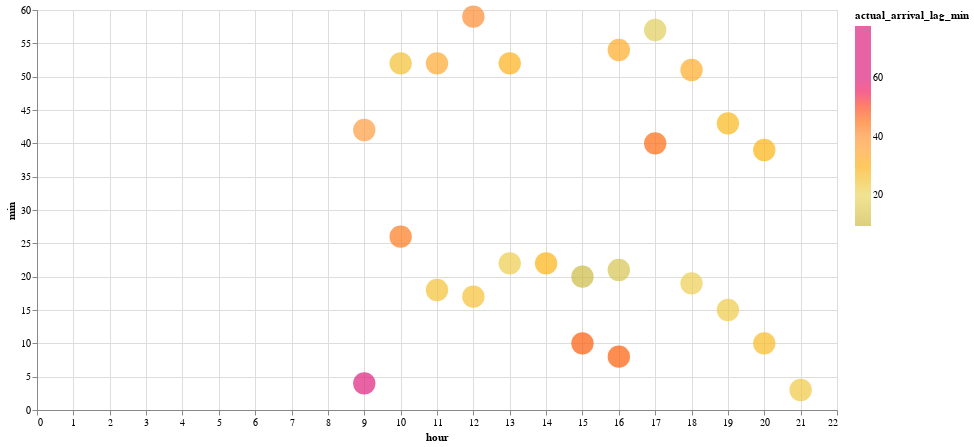

The cell this chart's notebook holds for it:
### Code cell
test5= compare_approaches(
    stop_id="3288014",
    organization_name="City of Thousand Oaks",
    route_id="3402",
    stop_sequence = 16
)

### Figure 1 — Vega-Lite specification as saved in the notebook (floating-point values rounded to 4 significant figures)
{"config": {"view": {"continuousWidth": 300, "continuousHeight": 300}}, "data": {"name": "data-00cb79264e7e9df6b84cf1f51fe88ff4"}, "mark": {"type": "circle", "size": 500}, "encoding": {"color": {"field": "actual_arrival_lag_min", "scale": {"range": ["#ccbb44", "#e9d868", "#fcb40e", "#ff9c42", "#fc5c04", "#dd217d", "#dd217d", "#dd217d"]}, "type": "quantitative"}, "tooltip": [{"field": "hour", "type": "quantitative"}, {"field": "min", "type": "quantitative"}, {"field": "actual_arrival_lag_min", "type": "quantitative"}], "x": {"field": "hour", "type": "quantitative"}, "y": {"field": "min", "type": "quantitative"}}, "height": 400, "width": 800, "$schema": "https://vega.github.io/schema/vega-lite/v5.17.0.json", "datasets": {"data-00cb79264e7e9df6b84cf1f51fe88ff4": [{"stop_id": "3288014", "stop_sequence": 16, "scheduled_arrival_sec": 27660.0, "schedule_gtfs_dataset_key": "1770249a5a2e770ca90628434d4934b1", "trip_instance_key": "99187af2c19cae6b8c3e04d9e9f11970", "rt_arrival_sec": 27984, "route_id": "3402", "shape_array_key": "e15098a36704dc44bb9c92ece10436a4", "route_long_name": "Route 11", "direction_id": 0.0, "organization_name": "City of Thousand Oaks", "caltrans_district": "07 - Los Angeles", "service_date": "2024-05-22T00:00:00", "route_type": "Bus", "feed_key": "926867fdee73d5fbfe4f011871bcd830", "converted_schd_arrival": "2024-05-22T07:41:00", "converted_rt_arrival": "2024-05-22T07:46:24", "delay_min": 5.4, "actual_arrival_lag_min": null, "scheduled_arrival_lag_min": null, "hour": 7, "min": 46}, {"stop_id": "3288014", "stop_sequence": 16, "scheduled_arrival_sec": 32520.0, "schedule_gtfs_dataset_key": "1770249a5a2e770ca90628434d4934b1", "trip_instance_key": "6b1b409f790260f87a418e395ff10c12", "rt_arrival_sec": 32642, "route_id": "3402", "shape_array_key": "e15098a36704dc44bb9c92ece10436a4", "route_long_name": "Route 11", "direction_id": 0.0, "organization_name": "City of Thousand Oaks", "caltrans_district": "07 - Los Angeles", "service_date": "2024-05-22T00:00:00", "route_type": "Bus", "feed_key": "926867fdee73d5fbfe4f011871bcd830", "converted_schd_arrival": "2024-05-22T09:02:00", "converted_rt_arrival": "2024-05-22T09:04:02", "delay_min": 2.033, "actual_arrival_lag_min": 77.63, "scheduled_arrival_lag_min": 81.0, "hour": 9, "min": 4}, {"stop_id": "3288014", "stop_sequence": 16, "scheduled_arrival_sec": 34980.0, "schedule_gtfs_dataset_key": "1770249a5a2e770ca90628434d4934b1", "trip_instance_key": "e18814c62c1822f7a85dbd0f06d2e030", "rt_arrival_sec": 34954, "route_id": "3402", "shape_array_key": "e15098a36704dc44bb9c92ece10436a4", "route_long_name": "Route 11", "direction_id": 0.0, "organization_name": "City of Thousand Oaks", "caltrans_district": "07 - Los Angeles", "service_date": "2024-05-22T00:00:00", "route_type": "Bus", "feed_key": "926867fdee73d5fbfe4f011871bcd830", "converted_schd_arrival": "2024-05-22T09:43:00", "converted_rt_arrival": "2024-05-22T09:42:34", "delay_min": -0.4333, "actual_arrival_lag_min": 38.53, "scheduled_arrival_lag_min": 41.0, "hour": 9, "min": 42}, {"stop_id": "3288014", "stop_sequence": 16, "scheduled_arrival_sec": 37380.0, "schedule_gtfs_dataset_key": "1770249a5a2e770ca90628434d4934b1", "trip_instance_key": "71074c1eb999b0c6ce92acaff6dd7cba", "rt_arrival_sec": 37619, "route_id": "3402", "shape_array_key": "e15098a36704dc44bb9c92ece10436a4", "route_long_name": "Route 11", "direction_id": 0.0, "organization_name": "City of Thousand Oaks", "caltrans_district": "07 - Los Angeles", "service_date": "2024-05-22T00:00:00", "route_type": "Bus", "feed_key": "926867fdee73d5fbfe4f011871bcd830", "converted_schd_arrival": "2024-05-22T10:23:00", "converted_rt_arrival": "2024-05-22T10:26:59", "delay_min": 3.983, "actual_arrival_lag_min": 44.42, "scheduled_arrival_lag_min": 40.0, "hour": 10, "min": 26}, {"stop_id": "3288014", "stop_sequence": 16, "scheduled_arrival_sec": 39180.0, "schedule_gtfs_dataset_key": "1770249a5a2e770ca90628434d4934b1", "trip_instance_key": "262d176132a0a7a88e3c3ccbf78e44f2", "rt_arrival_sec": 39170, "route_id": "3402", "shape_array_key": "e15098a36704dc44bb9c92ece10436a4", "route_long_name": "Route 11", "direction_id": 0.0, "organization_name": "City of Thousand Oaks", "caltrans_district": "07 - Los Angeles", "service_date": "2024-05-22T00:00:00", "route_type": "Bus", "feed_key": "926867fdee73d5fbfe4f011871bcd830", "converted_schd_arrival": "2024-05-22T10:53:00", "converted_rt_arrival": "2024-05-22T10:52:50", "delay_min": -0.1667, "actual_arrival_lag_min": 25.85, "scheduled_arrival_lag_min": 30.0, "hour": 10, "min": 52}, {"stop_id": "3288014", "stop_sequence": 16, "scheduled_arrival_sec": 40740.0, "schedule_gtfs_dataset_key": "1770249a5a2e770ca90628434d4934b1", "trip_instance_key": "1eeb6073ddc8d233b75efc2335eae489", "rt_arrival_sec": 40712, "route_id": "3402", "shape_array_key": "e15098a36704dc44bb9c92ece10436a4", "route_long_name": "Route 11", "direction_id": 0.0, "organization_name": "City of Thousand Oaks", "caltrans_district": "07 - Los Angeles", "service_date": "2024-05-22T00:00:00", "route_type": "Bus", "feed_key": "926867fdee73d5fbfe4f011871bcd830", "converted_schd_arrival": "2024-05-22T11:19:00", "converted_rt_arrival": "2024-05-22T11:18:32", "delay_min": -0.4667, "actual_arrival_lag_min": 25.7, "scheduled_arrival_lag_min": 26.0, "hour": 11, "min": 18}, {"stop_id": "3288014", "stop_sequence": 16, "scheduled_arrival_sec": 42540.0, "schedule_gtfs_dataset_key": "1770249a5a2e770ca90628434d4934b1", "trip_instance_key": "eef8d16110dbd54ed272d1e702923a0c", "rt_arrival_sec": 42726, "route_id": "3402", "shape_array_key": "e15098a36704dc44bb9c92ece10436a4", "route_long_name": "Route 11", "direction_id": 0.0, "organization_name": "City of Thousand Oaks", "caltrans_district": "07 - Los Angeles", "service_date": "2024-05-22T00:00:00", "route_type": "Bus", "feed_key": "926867fdee73d5fbfe4f011871bcd830", "converted_schd_arrival": "2024-05-22T11:49:00", "converted_rt_arrival": "2024-05-22T11:52:06", "delay_min": 3.1, "actual_arrival_lag_min": 33.57, "scheduled_arrival_lag_min": 30.0, "hour": 11, "min": 52}, {"stop_id": "3288014", "stop_sequence": 16, "scheduled_arrival_sec": 44400.0, "schedule_gtfs_dataset_key": "1770249a5a2e770ca90628434d4934b1", "trip_instance_key": "17ec8a730578a011706eb4340b1714b2", "rt_arrival_sec": 44279, "route_id": "3402", "shape_array_key": "e15098a36704dc44bb9c92ece10436a4", "route_long_name": "Route 11", "direction_id": 0.0, "organization_name": "City of Thousand Oaks", "caltrans_district": "07 - Los Angeles", "service_date": "2024-05-22T00:00:00", "route_type": "Bus", "feed_key": "926867fdee73d5fbfe4f011871bcd830", "converted_schd_arrival": "2024-05-22T12:20:00", "converted_rt_arrival": "2024-05-22T12:17:59", "delay_min": -2.017, "actual_arrival_lag_min": 25.88, "scheduled_arrival_lag_min": 31.0, "hour": 12, "min": 17}, {"stop_id": "3288014", "stop_sequence": 16, "scheduled_arrival_sec": 46500.0, "schedule_gtfs_dataset_key": "1770249a5a2e770ca90628434d4934b1", "trip_instance_key": "526cd3e83a2ce6fd0cd0ba00ca114a99", "rt_arrival_sec": 46782, "route_id": "3402", "shape_array_key": "e15098a36704dc44bb9c92ece10436a4", "route_long_name": "Route 11", "direction_id": 0.0, "organization_name": "City of Thousand Oaks", "caltrans_district": "07 - Los Angeles", "service_date": "2024-05-22T00:00:00", "route_type": "Bus", "feed_key": "926867fdee73d5fbfe4f011871bcd830", "converted_schd_arrival": "2024-05-22T12:55:00", "converted_rt_arrival": "2024-05-22T12:59:42", "delay_min": 4.7, "actual_arrival_lag_min": 41.72, "scheduled_arrival_lag_min": 35.0, "hour": 12, "min": 59}, {"stop_id": "3288014", "stop_sequence": 16, "scheduled_arrival_sec": 48000.0, "schedule_gtfs_dataset_key": "1770249a5a2e770ca90628434d4934b1", "trip_instance_key": "4221cf0c15c464da48048e9b50d2cca8", "rt_arrival_sec": 48152, "route_id": "3402", "shape_array_key": "e15098a36704dc44bb9c92ece10436a4", "route_long_name": "Route 11", "direction_id": 0.0, "organization_name": "City of Thousand Oaks", "caltrans_district": "07 - Los Angeles", "service_date": "2024-05-22T00:00:00", "route_type": "Bus", "feed_key": "926867fdee73d5fbfe4f011871bcd830", "converted_schd_arrival": "2024-05-22T13:20:00", "converted_rt_arrival": "2024-05-22T13:22:32", "delay_min": 2.533, "actual_arrival_lag_min": 22.83, "scheduled_arrival_lag_min": 25.0, "hour": 13, "min": 22}, {"stop_id": "3288014", "stop_sequence": 16, "scheduled_arrival_sec": 49800.0, "schedule_gtfs_dataset_key": "1770249a5a2e770ca90628434d4934b1", "trip_instance_key": "2a8598fa440dea577f7d6639091d72d8", "rt_arrival_sec": 49962, "route_id": "3402", "shape_array_key": "e15098a36704dc44bb9c92ece10436a4", "route_long_name": "Route 11", "direction_id": 0.0, "organization_name": "City of Thousand Oaks", "caltrans_district": "07 - Los Angeles", "service_date": "2024-05-22T00:00:00", "route_type": "Bus", "feed_key": "926867fdee73d5fbfe4f011871bcd830", "converted_schd_arrival": "2024-05-22T13:50:00", "converted_rt_arrival": "2024-05-22T13:52:42", "delay_min": 2.7, "actual_arrival_lag_min": 30.17, "scheduled_arrival_lag_min": 30.0, "hour": 13, "min": 52}, {"stop_id": "3288014", "stop_sequence": 16, "scheduled_arrival_sec": 51600.0, "schedule_gtfs_dataset_key": "1770249a5a2e770ca90628434d4934b1", "trip_instance_key": "5f93b8895abfa34e5aafedca83373ed4", "rt_arrival_sec": 51725, "route_id": "3402", "shape_array_key": "e15098a36704dc44bb9c92ece10436a4", "route_long_name": "Route 11", "direction_id": 0.0, "organization_name": "City of Thousand Oaks", "caltrans_district": "07 - Los Angeles", "service_date": "2024-05-22T00:00:00", "route_type": "Bus", "feed_key": "926867fdee73d5fbfe4f011871bcd830", "converted_schd_arrival": "2024-05-22T14:20:00", "converted_rt_arrival": "2024-05-22T14:22:05", "delay_min": 2.083, "actual_arrival_lag_min": 29.38, "scheduled_arrival_lag_min": 30.0, "hour": 14, "min": 22}, {"stop_id": "3288014", "stop_sequence": 16, "scheduled_arrival_sec": 53400.0, "schedule_gtfs_dataset_key": "1770249a5a2e770ca90628434d4934b1", "trip_instance_key": "56bf1d9c9081e53abbfb46edfa1f5829", "rt_arrival_sec": 54641, "route_id": "3402", "shape_array_key": "e15098a36704dc44bb9c92ece10436a4", "route_long_name": "Route 11", "direction_id": 0.0, "organization_name": "City of Thousand Oaks", "caltrans_district": "07 - Los Angeles", "service_date": "2024-05-22T00:00:00", "route_type": "Bus", "feed_key": "926867fdee73d5fbfe4f011871bcd830", "converted_schd_arrival": "2024-05-22T14:50:00", "converted_rt_arrival": "2024-05-22T15:10:41", "delay_min": 20.68, "actual_arrival_lag_min": 48.6, "scheduled_arrival_lag_min": 30.0, "hour": 15, "min": 10}, {"stop_id": "3288014", "stop_sequence": 16, "scheduled_arrival_sec": 55200.0, "schedule_gtfs_dataset_key": "1770249a5a2e770ca90628434d4934b1", "trip_instance_key": "61887df36d65a1b1086693d143af8c04", "rt_arrival_sec": 55216, "route_id": "3402", "shape_array_key": "e15098a36704dc44bb9c92ece10436a4", "route_long_name": "Route 11", "direction_id": 0.0, "organization_name": "City of Thousand Oaks", "caltrans_district": "07 - Los Angeles", "service_date": "2024-05-22T00:00:00", "route_type": "Bus", "feed_key": "926867fdee73d5fbfe4f011871bcd830", "converted_schd_arrival": "2024-05-22T15:20:00", "converted_rt_arrival": "2024-05-22T15:20:16", "delay_min": 0.2667, "actual_arrival_lag_min": 9.583, "scheduled_arrival_lag_min": 30.0, "hour": 15, "min": 20}, {"stop_id": "3288014", "stop_sequence": 16, "scheduled_arrival_sec": 57000.0, "schedule_gtfs_dataset_key": "1770249a5a2e770ca90628434d4934b1", "trip_instance_key": "9c425514fe9201365b9e82221d6e307b", "rt_arrival_sec": 58115, "route_id": "3402", "shape_array_key": "e15098a36704dc44bb9c92ece10436a4", "route_long_name": "Route 11", "direction_id": 0.0, "organization_name": "City of Thousand Oaks", "caltrans_district": "07 - Los Angeles", "service_date": "2024-05-22T00:00:00", "route_type": "Bus", "feed_key": "926867fdee73d5fbfe4f011871bcd830", "converted_schd_arrival": "2024-05-22T15:50:00", "converted_rt_arrival": "2024-05-22T16:08:35", "delay_min": 18.58, "actual_arrival_lag_min": 48.32, "scheduled_arrival_lag_min": 30.0, "hour": 16, "min": 8}, {"stop_id": "3288014", "stop_sequence": 16, "scheduled_arrival_sec": 58800.0, "schedule_gtfs_dataset_key": "1770249a5a2e770ca90628434d4934b1", "trip_instance_key": "475c926d3445ffb5728bf2b2a1236257", "rt_arrival_sec": 58886, "route_id": "3402", "shape_array_key": "e15098a36704dc44bb9c92ece10436a4", "route_long_name": "Route 11", "direction_id": 0.0, "organization_name": "City of Thousand Oaks", "caltrans_district": "07 - Los Angeles", "service_date": "2024-05-22T00:00:00", "route_type": "Bus", "feed_key": "926867fdee73d5fbfe4f011871bcd830", "converted_schd_arrival": "2024-05-22T16:20:00", "converted_rt_arrival": "2024-05-22T16:21:26", "delay_min": 1.433, "actual_arrival_lag_min": 12.85, "scheduled_arrival_lag_min": 30.0, "hour": 16, "min": 21}, {"stop_id": "3288014", "stop_sequence": 16, "scheduled_arrival_sec": 60600.0, "schedule_gtfs_dataset_key": "1770249a5a2e770ca90628434d4934b1", "trip_instance_key": "ddfbddb99d6729757f0cd878582d09f6", "rt_arrival_sec": 60842, "route_id": "3402", "shape_array_key": "e15098a36704dc44bb9c92ece10436a4", "route_long_name": "Route 11", "direction_id": 0.0, "organization_name": "City of Thousand Oaks", "caltrans_district": "07 - Los Angeles", "service_date": "2024-05-22T00:00:00", "route_type": "Bus", "feed_key": "926867fdee73d5fbfe4f011871bcd830", "converted_schd_arrival": "2024-05-22T16:50:00", "converted_rt_arrival": "2024-05-22T16:54:02", "delay_min": 4.033, "actual_arrival_lag_min": 32.6, "scheduled_arrival_lag_min": 30.0, "hour": 16, "min": 54}, {"stop_id": "3288014", "stop_sequence": 16, "scheduled_arrival_sec": 62340.0, "schedule_gtfs_dataset_key": "1770249a5a2e770ca90628434d4934b1", "trip_instance_key": "cd6b2c74b1c0c83ab93bdfb4ee830e7a", "rt_arrival_sec": 63644, "route_id": "3402", "shape_array_key": "e15098a36704dc44bb9c92ece10436a4", "route_long_name": "Route 11", "direction_id": 0.0, "organization_name": "City of Thousand Oaks", "caltrans_district": "07 - Los Angeles", "service_date": "2024-05-22T00:00:00", "route_type": "Bus", "feed_key": "926867fdee73d5fbfe4f011871bcd830", "converted_schd_arrival": "2024-05-22T17:19:00", "converted_rt_arrival": "2024-05-22T17:40:44", "delay_min": 21.73, "actual_arrival_lag_min": 46.7, "scheduled_arrival_lag_min": 29.0, "hour": 17, "min": 40}, {"stop_id": "3288014", "stop_sequence": 16, "scheduled_arrival_sec": 64080.0, "schedule_gtfs_dataset_key": "1770249a5a2e770ca90628434d4934b1", "trip_instance_key": "62404ea4b9e110f758db066ad50b0b7e", "rt_arrival_sec": 64627, "route_id": "3402", "shape_array_key": "e15098a36704dc44bb9c92ece10436a4", "route_long_name": "Route 11", "direction_id": 0.0, "organization_name": "City of Thousand Oaks", "caltrans_district": "07 - Los Angeles", "service_date": "2024-05-22T00:00:00", "route_type": "Bus", "feed_key": "926867fdee73d5fbfe4f011871bcd830", "converted_schd_arrival": "2024-05-22T17:48:00", "converted_rt_arrival": "2024-05-22T17:57:07", "delay_min": 9.117, "actual_arrival_lag_min": 16.38, "scheduled_arrival_lag_min": 29.0, "hour": 17, "min": 57}, {"stop_id": "3288014", "stop_sequence": 16, "scheduled_arrival_sec": 65880.0, "schedule_gtfs_dataset_key": "1770249a5a2e770ca90628434d4934b1", "trip_instance_key": "a114649e1bff4d54dcdcdd63e495381a", "rt_arrival_sec": 65950, "route_id": "3402", "shape_array_key": "e15098a36704dc44bb9c92ece10436a4", "route_long_name": "Route 11", "direction_id": 0.0, "organization_name": "City of Thousand Oaks", "caltrans_district": "07 - Los Angeles", "service_date": "2024-05-22T00:00:00", "route_type": "Bus", "feed_key": "926867fdee73d5fbfe4f011871bcd830", "converted_schd_arrival": "2024-05-22T18:18:00", "converted_rt_arrival": "2024-05-22T18:19:10", "delay_min": 1.167, "actual_arrival_lag_min": 22.05, "scheduled_arrival_lag_min": 30.0, "hour": 18, "min": 19}, {"stop_id": "3288014", "stop_sequence": 16, "scheduled_arrival_sec": 67620.0, "schedule_gtfs_dataset_key": "1770249a5a2e770ca90628434d4934b1", "trip_instance_key": "c3a087d87cb9f545ca85488fb5f9a50e", "rt_arrival_sec": 67902, "route_id": "3402", "shape_array_key": "e15098a36704dc44bb9c92ece10436a4", "route_long_name": "Route 11", "direction_id": 0.0, "organization_name": "City of Thousand Oaks", "caltrans_district": "07 - Los Angeles", "service_date": "2024-05-22T00:00:00", "route_type": "Bus", "feed_key": "926867fdee73d5fbfe4f011871bcd830", "converted_schd_arrival": "2024-05-22T18:47:00", "converted_rt_arrival": "2024-05-22T18:51:42", "delay_min": 4.7, "actual_arrival_lag_min": 32.53, "scheduled_arrival_lag_min": 29.0, "hour": 18, "min": 51}, {"stop_id": "3288014", "stop_sequence": 16, "scheduled_arrival_sec": 69120.0, "schedule_gtfs_dataset_key": "1770249a5a2e770ca90628434d4934b1", "trip_instance_key": "d9332200f5cf086fbace45956d4aa506", "rt_arrival_sec": 69307, "route_id": "3402", "shape_array_key": "e15098a36704dc44bb9c92ece10436a4", "route_long_name": "Route 11", "direction_id": 0.0, "organization_name": "City of Thousand Oaks", "caltrans_district": "07 - Los Angeles", "service_date": "2024-05-22T00:00:00", "route_type": "Bus", "feed_key": "926867fdee73d5fbfe4f011871bcd830", "converted_schd_arrival": "2024-05-22T19:12:00", "converted_rt_arrival": "2024-05-22T19:15:07", "delay_min": 3.117, "actual_arrival_lag_min": 23.42, "scheduled_arrival_lag_min": 25.0, "hour": 19, "min": 15}, {"stop_id": "3288014", "stop_sequence": 16, "scheduled_arrival_sec": 70920.0, "schedule_gtfs_dataset_key": "1770249a5a2e770ca90628434d4934b1", "trip_instance_key": "60810e81748c9d8690b068947486fb5e", "rt_arrival_sec": 71005, "route_id": "3402", "shape_array_key": "e15098a36704dc44bb9c92ece10436a4", "route_long_name": "Route 11", "direction_id": 0.0, "organization_name": "City of Thousand Oaks", "caltrans_district": "07 - Los Angeles", "service_date": "2024-05-22T00:00:00", "route_type": "Bus", "feed_key": "926867fdee73d5fbfe4f011871bcd830", "converted_schd_arrival": "2024-05-22T19:42:00", "converted_rt_arrival": "2024-05-22T19:43:25", "delay_min": 1.417, "actual_arrival_lag_min": 28.3, "scheduled_arrival_lag_min": 30.0, "hour": 19, "min": 43}, {"stop_id": "3288014", "stop_sequence": 16, "scheduled_arrival_sec": 72720.0, "schedule_gtfs_dataset_key": "1770249a5a2e770ca90628434d4934b1", "trip_instance_key": "5d3142a68f8d944ef85d4f520340212f", "rt_arrival_sec": 72646, "route_id": "3402", "shape_array_key": "e15098a36704dc44bb9c92ece10436a4", "route_long_name": "Route 11", "direction_id": 0.0, "organization_name": "City of Thousand Oaks", "caltrans_district": "07 - Los Angeles", "service_date": "2024-05-22T00:00:00", "route_type": "Bus", "feed_key": "926867fdee73d5fbfe4f011871bcd830", "converted_schd_arrival": "2024-05-22T20:12:00", "converted_rt_arrival": "2024-05-22T20:10:46", "delay_min": -1.233, "actual_arrival_lag_min": 27.35, "scheduled_arrival_lag_min": 30.0, "hour": 20, "min": 10}, {"stop_id": "3288014", "stop_sequence": 16, "scheduled_arrival_sec": 74220.0, "schedule_gtfs_dataset_key": "1770249a5a2e770ca90628434d4934b1", "trip_instance_key": "77c507242072c0b7a532957a5fa5235f", "rt_arrival_sec": 74385, "route_id": "3402", "shape_array_key": "e15098a36704dc44bb9c92ece10436a4", "route_long_name": "Route 11", "direction_id": 0.0, "organization_name": "City of Thousand Oaks", "caltrans_district": "07 - Los Angeles", "service_date": "2024-05-22T00:00:00", "route_type": "Bus", "feed_key": "926867fdee73d5fbfe4f011871bcd830", "converted_schd_arrival": "2024-05-22T20:37:00", "converted_rt_arrival": "2024-05-22T20:39:45", "delay_min": 2.75, "actual_arrival_lag_min": 28.98, "scheduled_arrival_lag_min": 25.0, "hour": 20, "min": 39}, {"stop_id": "3288014", "stop_sequence": 16, "scheduled_arrival_sec": 75720.0, "schedule_gtfs_dataset_key": "1770249a5a2e770ca90628434d4934b1", "trip_instance_key": "024b136faeb54bc6a268621b878f5e81", "rt_arrival_sec": 75828, "route_id": "3402", "shape_array_key": "e15098a36704dc44bb9c92ece10436a4", "route_long_name": "Route 11", "direction_id": 0.0, "organization_name": "City of Thousand Oaks", "caltrans_district": "07 - Los Angeles", "service_date": "2024-05-22T00:00:00", "route_type": "Bus", "feed_key": "926867fdee73d5fbfe4f011871bcd830", "converted_schd_arrival": "2024-05-22T21:02:00", "converted_rt_arrival": "2024-05-22T21:03:48", "delay_min": 1.8, "actual_arrival_lag_min": 24.05, "scheduled_arrival_lag_min": 25.0, "hour": 21, "min": 3}]}}
